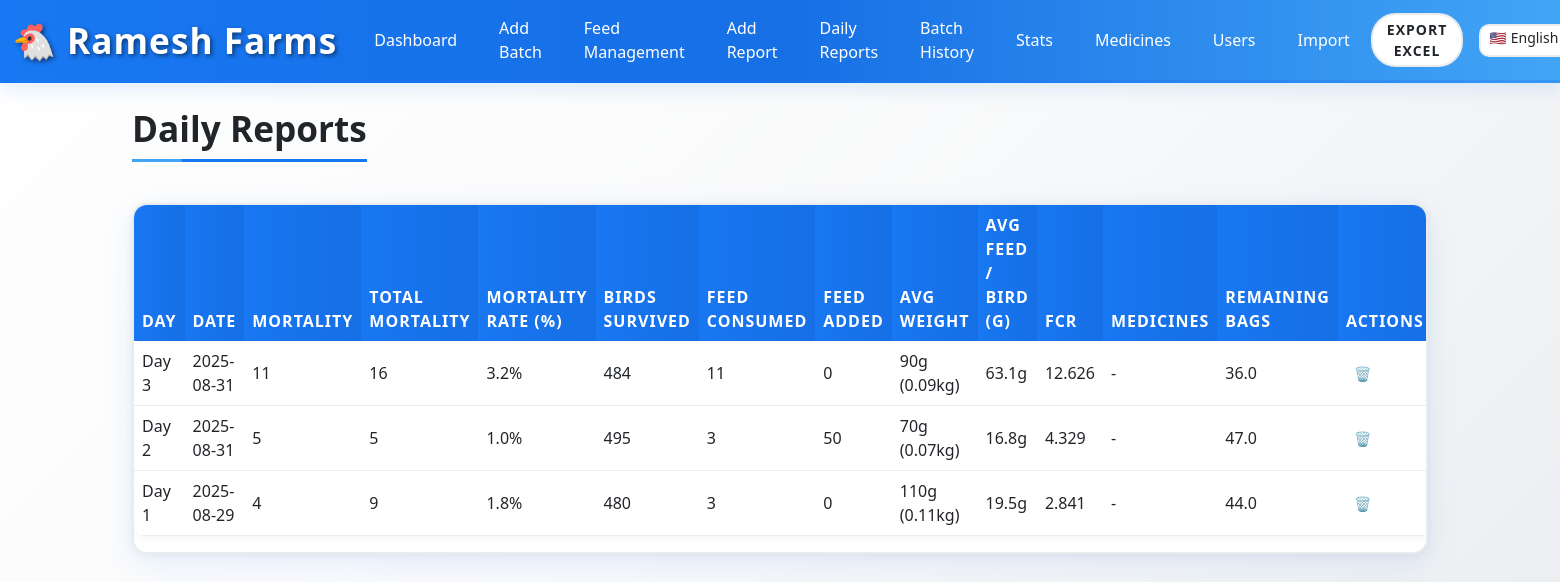
/daywise (signed in), run on the app's committed database.
### app.py (models this page shows)
class Daily(db.Model):
    id = db.Column(db.Integer, primary_key=True)
    cycle_id = db.Column(db.Integer)
    entry_date = db.Column(db.String(20))
    mortality = db.Column(db.Integer, default=0)
    feed_bags_consumed = db.Column(db.Integer, default=0)
    birds_survived = db.Column(db.Integer, default=0)
    feed_bags_added = db.Column(db.Integer, default=0)
    avg_weight = db.Column(db.Float, default=0.0)      # kg
    avg_feed_per_bird_g = db.Column(db.Float, default=0.0)
    fcr = db.Column(db.Float, default=0.0)
    medicines = db.Column(db.String(250), default="")
    mortality_rate = db.Column(db.Float, default=0.0)
    total_mortality = db.Column(db.Integer, default=0)
    remaining_bags = db.Column(db.Float, default=0.0)
    total_bags_consumed = db.Column(db.Float, default=0.0)

### app.py (the view)
@app.route('/daywise')
@login_required
def daywise():
    cycle = get_active_cycle()
    if not cycle:
        return redirect(url_for('setup'))
    rows = Daily.query.filter_by(cycle_id=cycle.id).order_by(Daily.entry_date.asc()).all()
    return render_template('daywise.html', rows=rows, cycle=cycle)

### app.py (called while the page is built)
def login_required(f):
    @wraps(f)
    def decorated_function(*args, **kwargs):
        if 'user_id' not in session:
            return redirect(url_for('login'))
        return f(*args, **kwargs)
    return decorated_function

def get_active_cycle():
    return Cycle.query.filter_by(status='active').order_by(Cycle.id.desc()).first()

### templates/daywise.html (shortened to what this page needs)
{% extends 'base.html' %}
{% block content %}
<div class="d-flex justify-content-between align-items-center mb-3">
  <h2 data-i18n="daywise_title">Daywise Entries</h2>
</div>
<div class="card d-none d-md-block">
  <div class="table-responsive">
    <table class="table table-hover">
     <thead>
  <tr>
    <th data-i18n="table_day">Day</th>
    <th data-i18n="table_date">Date</th>
    <th data-i18n="table_mortality">Mortality</th>
    <th data-i18n="table_total_mortality">Total Mortality</th>
    <th data-i18n="table_mortality_rate">Mortality Rate (%)</th>
    <th data-i18n="birds_survived">Birds Survived</th>
    <th data-i18n="table_feed_consumed">Feed Consumed (bags)</th>
    <th data-i18n="table_feed_added">Feed Added (bags)</th>
    <th data-i18n="table_avg_weight">Avg Weight</th>
    <th data-i18n="avg_feed_per_bird">Avg Feed/Bird</th>
    <th data-i18n="table_fcr">FCR</th>
    <th data-i18n="table_medicines">Medicines</th>
    <th data-i18n="table_remaining_bags">Remaining Bags</th>
    {% if session.role == 'admin' %}
    <th>Actions</th>
    {% endif %}
  </tr>
</thead>
<tbody>
  {% for r in rows|reverse %}
  <tr>
    <td>Day {{ loop.revindex }}</td>
    <td>{{ r.entry_date }}</td>
    <td>{{ r.mortality }}</td>
    <td>{{ r.total_mortality }}</td>
    <td>{{ r.mortality_rate }}%</td>
    <td>{{ r.birds_survived }}</td>
    <td>{{ r.feed_bags_consumed }}</td>
    <td>{{ r.feed_bags_added }}</td>
    <td>{{ "{:,.0f}".format(r.avg_weight * 1000) }}g ({{ r.avg_weight }}kg)</td>
    <td>{{ "{:,.1f}".format(r.avg_feed_per_bird_g) }}g</td>
    <td>{{ r.fcr }}</td>
    <td>{{ r.medicines or '-' }}</td>
    <td>{{ r.remaining_bags }}</td>
    {% if session.role == 'admin' %}
    <td>
      <form method="POST" action="{{ url_for('delete_daily', entry_id=r.id) }}" style="display: inline;"
            onsubmit="return confirm('Are you sure you want to delete this entry? This action cannot be undone.')">
        <button type="submit" class="btn btn-sm btn-outline-danger" title="Delete Entry">
          🗑️
        </button>
      </form>
    </td>
    {% endif %}
  </tr>
  {% else %}
  <tr>
    <td colspan="{% if session.role == 'admin' %}11{% else %}10{% endif %}" class="text-center" data-i18n="no_entries">No entries found</td>
  </tr>
  {% endfor %}
</tbody>
    </table>
  </div>
</div>
{% endblock %}

### static/style.css (style rules this page uses)
:root { --fb-blue: #1877f2; --fb-blue-dark: #166fe5; --fb-blue-light: #42a5f5; --fb-light-bg: #f8f9fa; --fb-white: #ffffff; --fb-light-gray: #e9ecef; --fb-text-dark: #212529; --fb-text-muted: #6c757d; --fb-glow: rgba(24, 119, 242, 0.3); --fb-shadow: rgba(24, 119, 242, 0.15); }
body.font-size-medium { font-size: 1rem !important; }
body.font-size-medium h2 { font-size: 2.2rem !important; }
* { box-sizing: border-box; }
body { padding-bottom: 60px; background: linear-gradient(135deg, var(--fb-white) 0%, var(--fb-light-bg) 50%, var(--fb-light-gray) 100%); min-height: 100vh; color: var(--fb-text-dark); font-family: 'Segoe UI', Tahoma, Geneva, Verdana, sans-serif; }
body.lang-en { font-family: 'Segoe UI', Tahoma, Geneva, Verdana, sans-serif; }
.card { border-radius: 15px; background: var(--fb-white); border: 2px solid var(--fb-light-gray); box-shadow: 0 8px 32px rgba(24,119,242,0.1), 0 2px 8px rgba(0,0,0,0.05); transition: all 0.3s ease; position: relative; overflow: hidden; }
.card::before { content: ''; position: absolute; top: 0; left: -100%; width: 100%; height: 100%; background: linear-gradient(90deg, transparent, rgba(24,119,242,0.05), transparent); transition: left 0.5s; }
.btn { border-radius: 25px; font-weight: 600; text-transform: uppercase; letter-spacing: 1px; transition: all 0.3s ease; position: relative; overflow: hidden; border: none; }
.table { color: var(--fb-text-dark); background: var(--fb-white); border-radius: 10px; overflow: hidden; box-shadow: 0 2px 8px rgba(0,0,0,0.05); }
.table th { background: linear-gradient(90deg, var(--fb-blue), var(--fb-blue-dark)); color: #ffffff; border: none; font-weight: 600; text-transform: uppercase; letter-spacing: 1px; }
.table td { border-color: var(--fb-light-gray); vertical-align: middle; }
h1, h2, h3, h4, h5, h6 { color: var(--fb-text-dark); font-weight: 700; }
h2 { border-bottom: 3px solid var(--fb-blue); padding-bottom: 10px; margin-bottom: 25px; position: relative; }
h2::after { content: ''; position: absolute; bottom: -3px; left: 0; width: 50px; height: 3px; background: var(--fb-blue-light); border-radius: 2px; }

### data on the page
Daily: entry_date "2025-08-31", mortality "11", total_mortality "16", mortality_rate "3.2", birds_survived "484", feed_bags_consumed "11", feed_bags_added "0", r.avg_weight*1000 "90", avg_weight "0.09", avg_feed_per_bird_g "63.1", fcr "12.626", medicines "-", remaining_bags "36.0"
Daily: entry_date "2025-08-31", mortality "5", total_mortality "5", mortality_rate "1.0", birds_survived "495", feed_bags_consumed "3", feed_bags_added "50", r.avg_weight*1000 "70", avg_weight "0.07", avg_feed_per_bird_g "16.8", fcr "4.329", medicines "-", remaining_bags "47.0"
Daily: entry_date "2025-08-29", mortality "4", total_mortality "9", mortality_rate "1.8", birds_survived "480", feed_bags_consumed "3", feed_bags_added "0", r.avg_weight*1000 "110", avg_weight "0.11", avg_feed_per_bird_g "19.5", fcr "2.841", medicines "-", remaining_bags "44.0"
